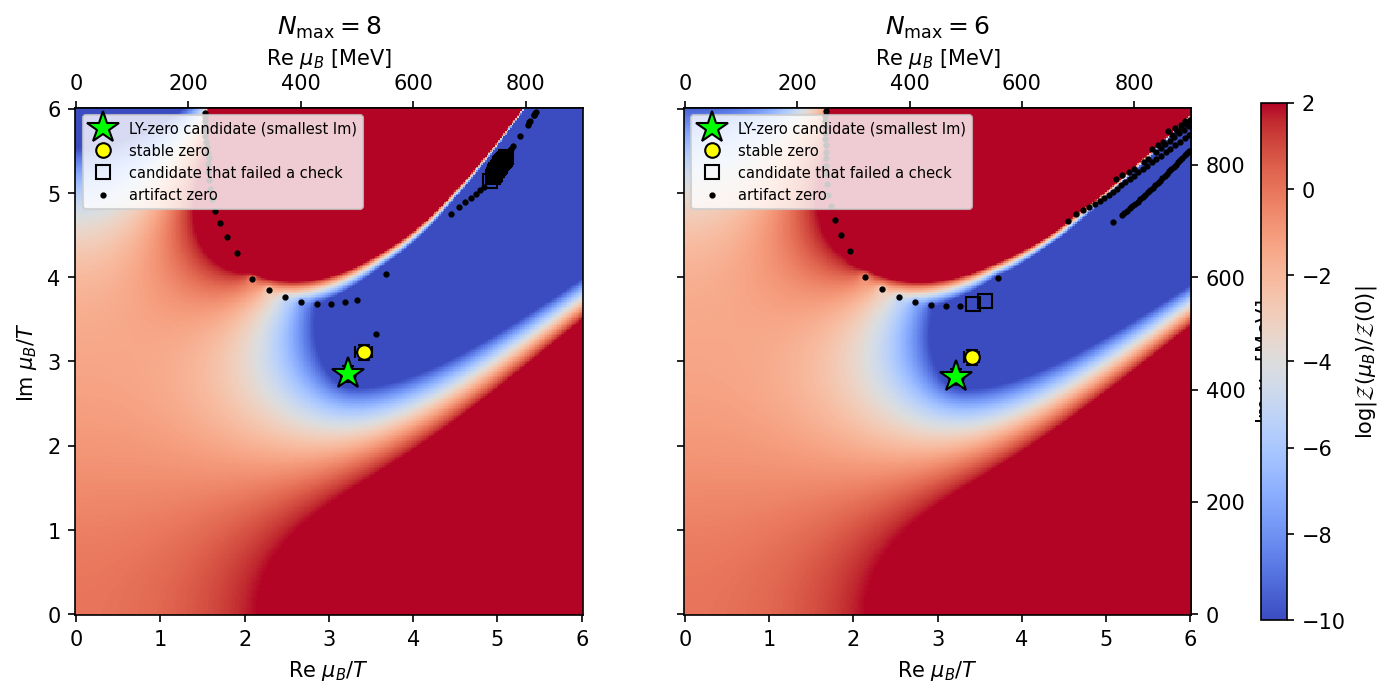

Python code for this plot:
"""Lee-Yang zeros of the DoS-resummed partition function ratio (DoS_Notes-1.pdf, Eq. 9).

    Z(mu)/Z(0) = int dc rho_0(c) exp(G(c, mu)) / int dc rho_0(c),
    G(c, mu)   = V sum_{n=2, even}^{N_max} B_n(c) mu^n / n!,   mu = mu_B / T (complex)

Z is an entire function of mu; its zeros are the Lee-Yang zeros. Since the B_n are
real and n is even, Z(-mu) = Z(mu) and Z(conj mu) = conj Z(mu): zeros come in
quadruplets +-mu, +-conj(mu), and it is enough to search Re mu > 0, Im mu > 0.
On both axes G is real, so the integrand is positive and Z cannot vanish there.

Method
  1. Scan: log Z(mu)/Z(0) on a fine grid in the first quadrant (central fit of the
     most probable variant). A cell contains a zero when the phase of Z winds by
     +2 pi around it (argument principle).
  2. Refine: Newton iteration  mu <- mu - Z/Z' = mu - 1 / <g_1>_mu,  with
     g_1 = dG/dmu and <.>_mu the complex-weighted average with weight rho_0 exp(G).
  3. Cheap checks on every zero:
       edge      fraction of |integrand| in the outer 5% of the c grid; a zero produced
                 by the ends of the fit range is an artifact of the extrapolated fits
       d_other   distance to the nearest zero of the other truncation (N_max 8 <-> 6);
                 zeros that move with N_max are expansion artifacts (notes, Sec. 2.3.1)
       isolation distance to the nearest zero that failed one of the two tests above;
                 artifact zeros come in dense rows along the red blobs of the heat map,
                 physical candidates sit away from them
     Zeros passing all three are candidates.
  4. On the candidates: winding number on a small circle (confirms a simple zero),
     shift when the c spacing is halved (integration error), and the errors:
     Newton is re-run from the central zero on every jackknife sample of every fit
     variant: stat = jackknife, sys = AIC-weighted spread over variants. Samples whose
     Newton run ends at a different zero are counted as outliers and left out.
     A candidate is "stable" if all of these checks pass too.
  Following the notes, the LY-zero candidate reported is the stable zero with the
  smallest Im mu; the one with the smallest |mu| sets the radius of convergence of
  the Taylor series of log Z around mu = 0.

Data, fits, jackknife and AIC model averaging: see dos_common.py.
"""
import os
from pathlib import Path

import numpy as np
import matplotlib.pyplot as plt

from dos_common import (V, DC, N_JK, SCHEMES, here, jk_error, trapz, log_trapz_exp,
                        build_variants, print_variants, log_rho0, exponent, dexponent)

T_MEV = float(os.environ.get("DOS_T", 150))   # temperature (folder name on katinka); only for the MeV values
OUT = Path(os.environ.get("DOS_OUT", here))     # where lee_yang.dat / .png are written
SCHEME = os.environ.get("DOS_SCHEME", "taylor")  # inner expansion: "taylor" (Eq. 8) or "fugacity" (Eq. 25)
assert SCHEME in SCHEMES, SCHEME
TAG = "" if SCHEME == "taylor" else f"_{SCHEME}"  # suffix of the output files
MAX_CELLS = 2500            # at most this many scan cells are refined (the ones closest to the origin)
N_MAX_LIST = [8, 6]                 # taylor: the two truncation orders compared
FUGACITY_TRUNCS = [(8, 2), (8, 1)]  # fugacity: (matching order, sectors kept) pairs compared, as in the notes' Fig. 3
RE_MAX, IM_MAX = 9.0, 9.0   # search box in the complex mu_B/T plane (low-T zeros sit at |mu| ~ 6-7)
SCAN_STEP = 0.01            # grid for the zero search
MAP_STEP = 0.02             # grid for the plotted heat map
EDGE_FRAC = 0.05            # outer fraction of the c grid used for the edge check
EDGE_TOL = 1e-3             # max tolerated |integrand| fraction at the edges
OTHER_TOL = 0.6             # max distance to a zero of the other truncation (the distance itself is reported)
ISO_TOL = 0.15              # min distance to the nearest artifact zero of the same truncation
MATCH_TOL = 0.3             # a sample/variant zero further than this from the central one is an outlier
GRID_TOL = 1e-3             # max shift when the c spacing is halved
MIN_WEIGHT = 0.5            # min total AIC weight of the variants that have the zero
MAX_OUTLIER = 0.1           # max fraction of jackknife samples that are outliers
MAX_CANDIDATES = 10         # the full checks run only on this many candidates (smallest |mu| first)
IM_WINDOW = 1.5             # the smallest-Im candidate is chosen among stable zeros with |mu| <= IM_WINDOW * min |mu|
if SCHEME == "fugacity":
    N_MAX_LIST = FUGACITY_TRUNCS
    # cosh(B mu) is 2 pi-periodic in Im mu and Z(-conj(mu) + 2 pi i) = conj Z(mu) (Roberge-Weiss
    # mirror at Im mu = pi), so Im mu in (0, pi] is the whole fundamental domain; beyond Re mu ~ 6
    # the highest sector e^(B_max Re mu) dominates everything.
    RE_MAX, IM_MAX = 6.0, float(np.pi)


def targs(tr):
    """Keyword arguments of exponent()/dexponent() for a truncation label."""
    return dict(n_max=tr, scheme=SCHEME) if SCHEME == "taylor" else dict(n_max=tr[0], b_max=tr[1], scheme=SCHEME)


def tcode(tr):
    """Integer stored in the first column of lee_yang.dat: N_max (taylor) or the number of sectors (fugacity)."""
    return tr if SCHEME == "taylor" else tr[1]


def tname(tr):
    return f"N_max = {tr}" if SCHEME == "taylor" else f"{tr[1]} sector{'s' if tr[1] > 1 else ''} (matched at N_max = {tr[0]})"


def log_z_ratio(fits0, lr0, grid, mus, n_max, chunk=2000):
    """log Z(mu)/Z(0) for the central fit (fits0 arrays are 1-D) at an array of complex mu."""
    log_z0 = log_trapz_exp(lr0, grid)
    fits0_row = {k: f[None, :] for k, f in fits0.items()}
    flat = mus.ravel()
    out = np.empty(flat.shape, complex)
    for i in range(0, flat.size, chunk):
        mu = flat[i:i + chunk, None]
        lr = lr0[None, :] + exponent(fits0_row, mu, **targs(n_max))
        out[i:i + chunk] = log_trapz_exp(lr, grid) - log_z0
    return out.reshape(mus.shape)


def wrap(d):
    return (d + np.pi) % (2 * np.pi) - np.pi


def winding_cells(phase):
    """Winding number of the phase around every grid cell; rows = Im, columns = Re."""
    d = (wrap(phase[:-1, 1:] - phase[:-1, :-1]) + wrap(phase[1:, 1:] - phase[:-1, 1:])
         + wrap(phase[1:, :-1] - phase[1:, 1:]) + wrap(phase[:-1, :-1] - phase[1:, :-1]))
    return np.rint(d / (2 * np.pi)).astype(int)


def newton(fits, lr0, grid, mu0, n_max, max_iter=100, tol=1e-13, max_step=0.2):
    """Newton zero search from mu0 for all 49 samples at once.

    Returns mu (49,), converged (49,), and the relative residual |int w| / int |w| (49,)."""
    mu = np.full(lr0.shape[0], mu0, complex)
    done = np.zeros(mu.shape, bool)
    for _ in range(max_iter):
        lr = lr0 + exponent(fits, mu[:, None], **targs(n_max))
        w = np.exp(lr - lr.real.max(axis=1, keepdims=True))
        z = trapz(w, grid)
        step = -z / trapz(w * dexponent(fits, mu[:, None], **targs(n_max)), grid)   # -Z/Z' = -1/<G'>
        big = np.abs(step) > max_step
        step[big] *= max_step / np.abs(step[big])
        step[done] = 0
        mu = mu + step
        done |= np.abs(step) < tol * np.maximum(1, np.abs(mu))
        if done.all():
            break
    lr = lr0 + exponent(fits, mu[:, None], **targs(n_max))
    w = np.exp(lr - lr.real.max(axis=1, keepdims=True))
    residual = np.abs(trapz(w, grid)) / trapz(np.abs(w), grid)
    return mu, done & (residual < 1e-8), residual


def edge_fraction(fits0, lr0, grid, mu, n_max):
    """Fraction of int |rho_0 exp(G)| dc that comes from the outer EDGE_FRAC of the grid."""
    lr = lr0 + exponent(fits0, mu, **targs(n_max))
    a = np.abs(np.exp(lr - lr.real.max()))
    k = max(1, int(EDGE_FRAC * len(grid)))
    return (trapz(a[:k], grid[:k]) + trapz(a[-k:], grid[-k:])) / trapz(a, grid)


def circle_winding(fits0, lr0, grid, mu, n_max, radius=None, n_pts=64):
    radius = radius or 1e-3 * max(1.0, abs(mu))
    ring = mu + radius * np.exp(2j * np.pi * np.arange(n_pts + 1) / n_pts)
    phase = log_z_ratio(fits0, lr0, grid, ring, n_max).imag
    return int(np.rint(wrap(np.diff(phase)).sum() / (2 * np.pi)))


# ---- fits -------------------------------------------------------------------
variants, weights = build_variants()
print_variants(variants, weights)
ibase = int(np.argmax(weights))
base = variants[ibase]
grid_b = base.grid()
fits_b = base.fits(grid_b)
lr0_b = log_rho0(fits_b, grid_b)
fits0_b = {k: f[0] for k, f in fits_b.items()}
fits_c = {k: f[:1] for k, f in fits_b.items()}   # central fit alone, for the scan refinement
lr0_c = lr0_b[:1]
print(f"scheme: {SCHEME}; zero search on the central fit of variant {base.label} (weight {weights[ibase]:.3f})")

grid_f = base.grid(DC / 2)                   # finer grid for the integration check
fits_f = base.fits(grid_f)
lr0_f = log_rho0(fits_f, grid_f)

var_data = []                                # per-variant data for the error analysis
for v in variants:
    g = v.grid()
    f = v.fits(g)
    var_data.append((f, log_rho0(f, g), g))

# ---- 1. scan + 2. refine ----------------------------------------------------
re = np.arange(SCAN_STEP, RE_MAX + SCAN_STEP / 2, SCAN_STEP)
im = np.arange(SCAN_STEP, IM_MAX + SCAN_STEP / 2, SCAN_STEP)
mus = re[None, :] + 1j * im[:, None]

zeros = {}
for n_max in N_MAX_LIST:
    phase = log_z_ratio(fits0_b, lr0_b[0], grid_b, mus, n_max).imag
    wn = winding_cells(phase)
    cells = np.argwhere(wn != 0)
    n_cells = len(cells)
    if n_cells > MAX_CELLS:
        order = np.argsort(np.abs(re[cells[:, 1]] + 1j * im[cells[:, 0]]))
        cells = cells[order[:MAX_CELLS]]
    found = []
    for iy, ix in cells:
        mu0 = re[ix] + SCAN_STEP / 2 + 1j * (im[iy] + SCAN_STEP / 2)
        mu, ok, res = newton(fits_c, lr0_c, grid_b, mu0, n_max)
        if not ok[0] or abs(mu[0] - mu0) > 3 * SCAN_STEP:
            continue
        if any(abs(mu[0] - z["mu"]) < 1e-6 for z in found):
            continue
        found.append({"mu": mu[0], "residual": res[0]})
    found.sort(key=lambda z: abs(z["mu"]))
    zeros[n_max] = found
    print(f"{tname(n_max)}: {n_cells} grid cells with non-zero winding number"
          f"{f' (only the {MAX_CELLS} closest to the origin refined)' if n_cells > MAX_CELLS else ''}, "
          f"{len(found)} distinct zeros after Newton refinement", flush=True)

# ---- 3. cheap checks --------------------------------------------------------
for n_max in N_MAX_LIST:
    other = N_MAX_LIST[1 - N_MAX_LIST.index(n_max)]
    mus_all = np.array([z["mu"] for z in zeros[n_max]])
    mus_oth = np.array([z["mu"] for z in zeros[other]])
    for z in zeros[n_max]:
        z["edge"] = edge_fraction(fits0_b, lr0_b[0], grid_b, z["mu"], n_max)
        z["d_other"] = np.abs(mus_oth - z["mu"]).min() if len(mus_oth) else np.inf
        z["artifact"] = z["edge"] >= EDGE_TOL or z["d_other"] >= OTHER_TOL
    mus_art = np.array([z["mu"] for z in zeros[n_max] if z["artifact"]])
    for z in zeros[n_max]:
        # distance to the nearest zero already known to be an artifact (a close pair of
        # genuine zeros is allowed; a zero sitting in a row of artifacts is not)
        z["isolation"] = np.abs(mus_art - z["mu"]).min() if len(mus_art) else np.inf
        z["candidate"] = not z["artifact"] and z["isolation"] > ISO_TOL
        z["stable"] = False

# ---- 4. full checks and errors on the candidates ----------------------------
for n_max in N_MAX_LIST:
    cands = sorted([z for z in zeros[n_max] if z["candidate"]], key=lambda z: abs(z["mu"]))
    for z in cands[MAX_CANDIDATES:]:
        z["candidate"] = False   # too far from the real axis to be of interest; left unchecked
        z["unchecked"] = True
    for z in cands[:MAX_CANDIDATES]:
        mu_c = z["mu"]
        z["winding"] = circle_winding(fits0_b, lr0_b[0], grid_b, mu_c, n_max)
        mu_f, ok_f, _ = newton(fits_f, lr0_f, grid_f, mu_c, n_max)
        z["d_grid"] = abs(mu_f[0] - mu_c) if ok_f[0] else np.inf

        per_var, w_used, n_out = [], [], 0
        for (f, lr0, g), w in zip(var_data, weights):
            mu, ok, _ = newton(f, lr0, g, mu_c, n_max)
            if not ok[0] or abs(mu[0] - mu_c) > MATCH_TOL:
                continue  # this variant has no matching zero
            bad = ~ok | (np.abs(mu - mu[0]) > MATCH_TOL)
            bad[0] = False
            # a sample whose Newton run wandered off is retried with smaller steps before
            # it is declared an outlier
            for max_step in (0.05, 0.02):
                if not bad.any():
                    break
                mu2, ok2, _ = newton(f, lr0, g, mu_c, n_max, max_step=max_step)
                fix = bad & ok2 & (np.abs(mu2 - mu[0]) <= MATCH_TOL)
                mu[fix] = mu2[fix]
                bad &= ~fix
            n_out += int(bad.sum())
            mu[bad] = mu[0]  # outliers (Newton ended at another zero) do not enter the error
            per_var.append(mu)
            w_used.append(w)
        z["weight"] = float(np.sum(w_used))
        z["n_variants"] = len(per_var)
        z["n_outliers"] = n_out
        if per_var:
            per_var = np.array(per_var)
            w_used = np.array(w_used) / np.sum(w_used)
            avg = np.tensordot(w_used, per_var, axes=1)
            z["central"] = avg[0]
            z["stat"] = jk_error(avg[1:].real) + 1j * jk_error(avg[1:].imag)
            dev = per_var[:, 0] - avg[0]
            z["sys"] = (np.sqrt(np.tensordot(w_used, dev.real ** 2, axes=1))
                        + 1j * np.sqrt(np.tensordot(w_used, dev.imag ** 2, axes=1)))
            z["stable"] = (z["winding"] == 1 and z["d_grid"] < GRID_TOL and z["weight"] >= MIN_WEIGHT
                           and n_out <= MAX_OUTLIER * N_JK * len(per_var))

# ---- report -----------------------------------------------------------------
rows = []
for n_max in N_MAX_LIST:
    zs = zeros[n_max]
    cands = [z for z in zs if z["candidate"]]
    arts = [z for z in zs if not z["candidate"]]
    n_unchecked = sum(z.get("unchecked", False) for z in zs)
    print(f"\n{tname(n_max)}: {len(zs)} zeros in the box, {len(cands)} candidates checked"
          f"{f' ({n_unchecked} more candidates further from the real axis left unchecked)' if n_unchecked else ''}, "
          f"{len(arts) - n_unchecked} artifacts (|mu| from {min(abs(z['mu']) for z in arts):.2f} to "
          f"{max(abs(z['mu']) for z in arts):.2f}; failed checks: "
          f"edge {sum(z['edge'] >= EDGE_TOL for z in arts)}, N_max-dependence {sum(z['d_other'] >= OTHER_TOL for z in arts)}, "
          f"isolation {sum(z['isolation'] <= ISO_TOL for z in arts)})")
    if cands:
        print(f"  candidates (mu = mu_B/T; central +- stat +- sys; T = {T_MEV:.0f} MeV for the MeV values)")
        print("     Re mu                      Im mu                      |mu|   mu_B [MeV]       d_other  isol   edge     d_grid   wind  weight  outliers  stable")
    for z in cands:
        if "central" not in z:
            print(f"    {z['mu'].real:6.3f}                     {z['mu'].imag:6.3f}                     {abs(z['mu']):5.3f}"
                  f"   -- no fit variant reproduces this zero (d_other {z['d_other']:.3f}, edge {z['edge']:.1e}, winding {z['winding']})")
            continue
        c, s, y = z["central"], z["stat"], z["sys"]
        print(f"    {c.real:6.3f} +- {s.real:.3f} +- {y.real:.3f}   {c.imag:6.3f} +- {s.imag:.3f} +- {y.imag:.3f}"
              f"   {abs(c):5.3f}  ({c.real * T_MEV:4.0f} + {c.imag * T_MEV:4.0f}i)"
              f"   {z['d_other']:6.3f}  {z['isolation']:5.2f}  {z['edge']:.1e}  {z['d_grid']:.1e}  {z['winding']:3d}"
              f"   {z['weight']:.3f}  {z['n_outliers']:3d}/{N_JK * z['n_variants']:<4d}  {'yes' if z['stable'] else 'no'}")
    stable = [z for z in cands if z["stable"]]
    if stable:
        r_min = min(abs(z["central"]) for z in stable)
        near = [z for z in stable if abs(z["central"]) <= IM_WINDOW * r_min]
        for z, what in [(min(near, key=lambda z: z["central"].imag), f"smallest Im mu among stable zeros with |mu| <= {IM_WINDOW} min|mu| (LY-zero candidate)"),
                        (min(stable, key=lambda z: abs(z["central"])), "smallest |mu| (radius of convergence of the Taylor series)")]:
            c, s, y = z["central"], z["stat"], z["sys"]
            print(f"  {what}:\n     mu_B/T = ({c.real:.3f} +- {np.hypot(s.real, y.real):.3f}) + ({c.imag:.3f} +- {np.hypot(s.imag, y.imag):.3f}) i,"
                  f"  |mu_B/T| = {abs(c):.3f},  mu_B = ({c.real * T_MEV:.0f} + {c.imag * T_MEV:.0f} i) MeV")
    else:
        print("  no stable zero in the search box")
    for z in zs:
        c = z.get("central", z["mu"])
        s = z.get("stat", np.nan + 1j * np.nan)
        y = z.get("sys", np.nan + 1j * np.nan)
        rows.append([tcode(n_max), c.real, s.real, y.real, c.imag, s.imag, y.imag, abs(c), z["d_other"], z["isolation"],
                     z["edge"], z.get("d_grid", np.nan), z.get("winding", 0), z.get("weight", np.nan),
                     z.get("n_outliers", 0), int(z["candidate"]), int(z["stable"])])

np.savetxt(OUT / f"lee_yang{TAG}.dat", np.array(rows),
           header=f"{'Nmax' if SCHEME == 'taylor' else 'sectors'}  Re  stat  sys  Im  stat  sys  |mu|  d_other  isolation  edge  d_grid  winding  weight  n_outliers  candidate  stable"
                  "   (mu = mu_B/T; errors only for candidates)",
           fmt=["%d"] + ["%.6e"] * 11 + ["%d", "%.3f", "%d", "%d", "%d"])

# ---- plot -------------------------------------------------------------------
re_m = np.arange(0, RE_MAX + MAP_STEP / 2, MAP_STEP)
im_m = np.arange(0, IM_MAX + MAP_STEP / 2, MAP_STEP)
mus_m = re_m[None, :] + 1j * im_m[:, None]
fig, axes = plt.subplots(1, len(N_MAX_LIST), figsize=(6 * len(N_MAX_LIST), 5.6), sharey=True)
for ax, n_max in zip(axes, N_MAX_LIST):
    lz = log_z_ratio(fits0_b, lr0_b[0], grid_b, mus_m, n_max).real
    pc = ax.pcolormesh(re_m, im_m, np.clip(lz, -10, 2), cmap="coolwarm", vmin=-10, vmax=2, shading="auto")
    for z in zeros[n_max]:
        if z["stable"]:
            c, s, y = z["central"], z["stat"], z["sys"]
            ax.errorbar(c.real, c.imag, xerr=np.hypot(s.real, y.real), yerr=np.hypot(s.imag, y.imag),
                        fmt="o", color="k", mfc="yellow", ms=7, capsize=3, lw=1.2, zorder=3)
        elif z["candidate"]:
            ax.plot(z["mu"].real, z["mu"].imag, "s", color="k", mfc="none", ms=7, zorder=3)
        else:
            ax.plot(z["mu"].real, z["mu"].imag, ".", color="k", ms=4, zorder=3)
    stable = [z for z in zeros[n_max] if z["stable"]]
    if stable:
        r_min = min(abs(z["central"]) for z in stable)
        cand = min([z for z in stable if abs(z["central"]) <= IM_WINDOW * r_min], key=lambda z: z["central"].imag)
        ax.plot(cand["central"].real, cand["central"].imag, "*", color="lime", mec="k", ms=16, zorder=4,
                label="LY-zero candidate (smallest Im)")
    ax.plot([], [], "o", color="k", mfc="yellow", ms=7, label="stable zero")
    ax.plot([], [], "s", color="k", mfc="none", ms=7, label="candidate that failed a check")
    ax.plot([], [], ".", color="k", ms=4, label="artifact zero")
    ax.set_title(f"{SCHEME} expansion, {tname(n_max)}")
    ax.set_xlabel(r"Re $\mu_B/T$")
    ax.set_aspect("equal")
    ax.legend(fontsize=7, loc="upper left")
    top = ax.secondary_xaxis("top", functions=(lambda x: x * T_MEV, lambda x: x / T_MEV))
    top.set_xlabel(r"Re $\mu_B$ [MeV]")
axes[0].set_ylabel(r"Im $\mu_B/T$")
right = axes[-1].secondary_yaxis("right", functions=(lambda y: y * T_MEV, lambda y: y / T_MEV))
right.set_ylabel(r"Im $\mu_B$ [MeV]")
fig.colorbar(pc, ax=axes, label=r"$\log|\mathcal{Z}(\mu_B)/\mathcal{Z}(0)|$", shrink=0.8)
fig.savefig(OUT / f"lee_yang{TAG}.png", dpi=150, bbox_inches="tight")
if "DOS_OUT" not in os.environ:
    plt.show()
